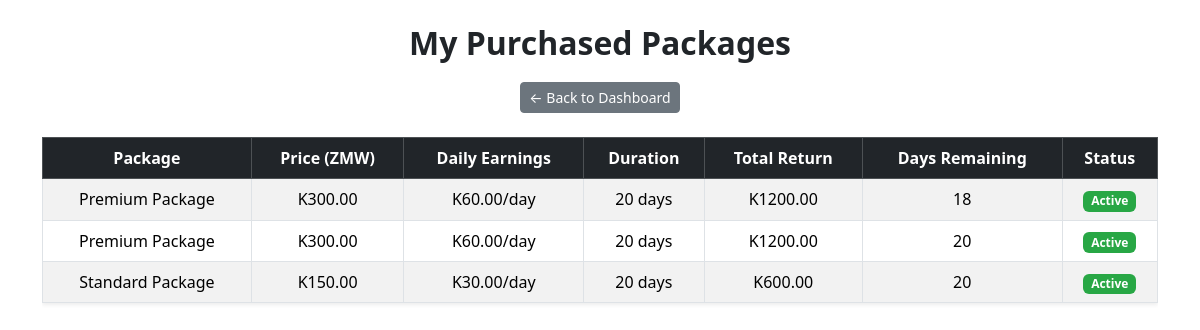
/my_purchases (signed in), run on the app's committed database.
### models.py (models this page shows)
class Purchase(db.Model):
    id = db.Column(db.Integer, primary_key=True)
    user_id = db.Column(db.Integer, db.ForeignKey("user.id", ondelete="CASCADE"), nullable=False)
    product_id = db.Column(db.Integer, db.ForeignKey("product.id", ondelete="CASCADE"), nullable=False)
    purchased_at = db.Column(db.DateTime, default=datetime.utcnow)
    next_payout_date = db.Column(db.Date, nullable=True)
    remaining_days = db.Column(db.Integer, nullable=False)
    active = db.Column(db.Boolean, default=True)

class Product(db.Model):
    id = db.Column(db.Integer, primary_key=True)
    name = db.Column(db.String(120), nullable=False)
    description = db.Column(db.Text, nullable=True)
    price = db.Column(db.Float, nullable=False)
    daily_earning = db.Column(db.Float, nullable=False)
    duration_days = db.Column(db.Integer, nullable=False)
    purchases = db.relationship("Purchase", backref="product", cascade="all, delete-orphan")

### app.py (the view)
@app.route("/my_purchases")
def my_purchases():
    if "user" not in session:
        return redirect("/login")
    user = User.query.filter_by(phone_number=session["user"]).first()
    if not user:
        session.clear()
        return redirect("/login")
    credit_all_for_user(user)
    purchases = Purchase.query.filter_by(user_id=user.id).all()
    return render_template("my_purchases.html", purchases=purchases, user=user)

### app.py (called while the page is built, shortened)
def credit_purchase(purchase: Purchase):
    if not purchase or not purchase.active:
        return 0.0
    product = purchase.product
    if not product:
        return 0.0
    today = datetime.now(timezone.utc).date()
    if purchase.next_payout_date is None and purchase.purchased_at:
        purchase.next_payout_date = purchase.purchased_at.date() + timedelta(days=1)
    if purchase.next_payout_date is None or purchase.next_payout_date > today:
        return 0.0

def credit_all_for_user(user: User):
    total = 0.0
    if not user:
        return 0.0
    purchases = Purchase.query.filter_by(user_id=user.id, active=True).all()
    for p in purchases:
        total += credit_purchase(p)
    return total

### templates/my_purchases.html (shortened to what this page needs)
<!DOCTYPE html>
<html lang="en">
<head>
    <link href="https://cdn.jsdelivr.net/npm/bootstrap@5.3.2/dist/css/bootstrap.min.css" rel="stylesheet">
</head>
<body>
<div class="container mt-4 mb-5">
    <h2 class="header-title text-center">My Purchased Packages</h2>
    <p class="text-center mb-4">
        <a href="/dashboard" class="btn btn-secondary btn-sm">&larr; Back to Dashboard</a>
    </p>
    <div class="table-responsive">
        <table class="table table-bordered table-striped shadow-sm">
            <thead class="table-dark">
                <tr>
                    <th>Package</th>
                    <th>Price (ZMW)</th>
                    <th>Daily Earnings</th>
                    <th>Duration</th>
                    <th>Total Return</th>
                    <th>Days Remaining</th>
                    <th>Status</th>
                </tr>
            </thead>
            <tbody>
                {% if purchases %}
                {% for p in purchases %}
                <tr>
                    <td>{{ p.product.name if p.product else "N/A" }}</td>
                    <td>K{{ "%.2f"|format(p.product.price if p.product else 0) }}</td>
                    <td>K{{ "%.2f"|format((p.product.price * 0.20) if p.product else 0) }}/day</td>
                    <td>{{ p.product.duration_days if p.product else 0 }} days</td>
                    <td>K{{ "%.2f"|format((p.product.price * 0.20 * p.product.duration_days) if p.product else 0) }}</td>
                    <td>{{ p.remaining_days }}</td>
                    <td>
                        {% if p.active %}
                            <span class="badge badge-active">Active</span>
                        {% else %}
                            <span class="badge badge-inactive">Completed</span>
                        {% endif %}
                    </td>
                </tr>
                {% endfor %}
                {% else %}
                <tr>
                    <td colspan="7" class="text-center fw-bold">You have not purchased any products yet.</td>
                </tr>
                {% endif %}
            </tbody>
        </table>
    </div>
</div>
</body>
</html>

### templates/my_purchases.html (style rules this page uses)
.header-title { font-weight: 700; margin-bottom: 20px; }
table th, table td { vertical-align: middle !important; text-align: center; }
.badge-active { background-color: #28a745; color: #fff; }

### data on the page
Purchase: product "Premium Package", product "20", remaining_days "18", active "Active"
Product: product "300.00", (p.product.price*0.20)ifp.productelse0 "60.00", price+duration_days "1200.00"
Purchase: product "Premium Package", product "20", remaining_days "20", active "Active"
Purchase: product "Standard Package", product "20", remaining_days "20", active "Active"
Product: product "150.00", (p.product.price*0.20)ifp.productelse0 "30.00", price+duration_days "600.00"
